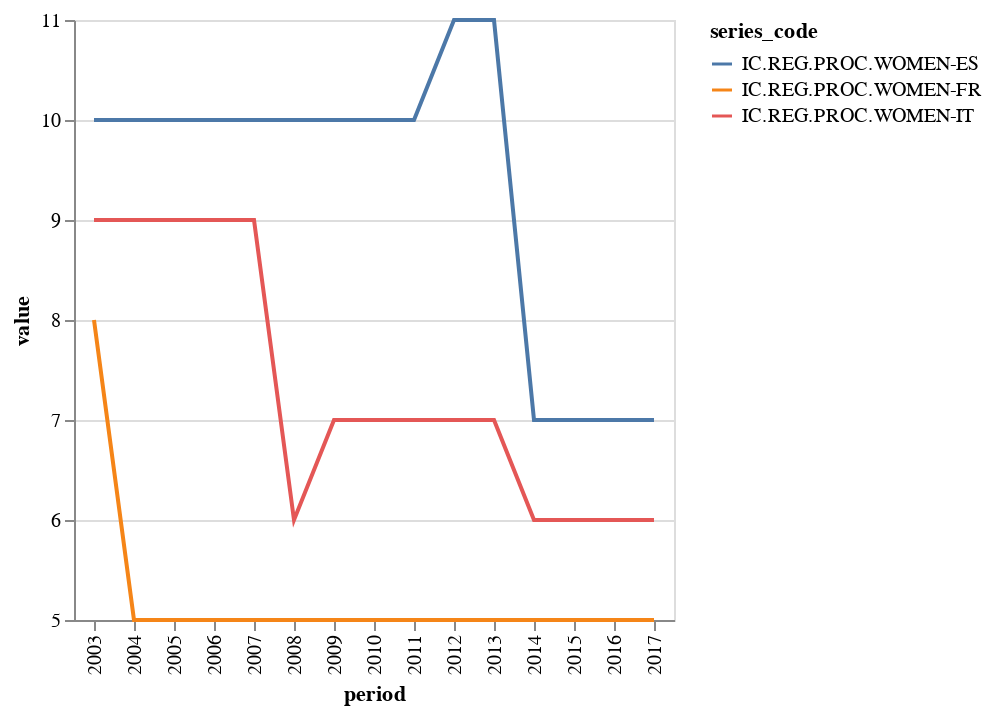

Source (notebook cell):
### Code cell
chart = Chart(clean_dataframe(df3)).mark_line().encode(
    x='period',
    y=Y('value', scale=Scale(zero=False)),
    color='series_code',
)
chart

### Figure 1 — Vega-Lite specification as saved in the notebook (floating-point values rounded to 4 significant figures)
{"$schema": "https://vega.github.io/schema/vega-lite/v1.2.1.json", "data": {"values": [{"country": "FR", "country_label": "France", "dataset_code": "DB", "dataset_name": "Doing Business", "indicator": "IC.REG.PROC.WOMEN", "indicator_label": "Procedures required to start a business - Women (number)", "period": "2003", "provider_code": "WB", "series_code": "IC.REG.PROC.WOMEN-FR", "series_name": "Procedures required to start a business - Women (number) – France", "value": 8}, {"country": "FR", "country_label": "France", "dataset_code": "DB", "dataset_name": "Doing Business", "indicator": "IC.REG.PROC.WOMEN", "indicator_label": "Procedures required to start a business - Women (number)", "period": "2004", "provider_code": "WB", "series_code": "IC.REG.PROC.WOMEN-FR", "series_name": "Procedures required to start a business - Women (number) – France", "value": 5}, {"country": "FR", "country_label": "France", "dataset_code": "DB", "dataset_name": "Doing Business", "indicator": "IC.REG.PROC.WOMEN", "indicator_label": "Procedures required to start a business - Women (number)", "period": "2005", "provider_code": "WB", "series_code": "IC.REG.PROC.WOMEN-FR", "series_name": "Procedures required to start a business - Women (number) – France", "value": 5}, {"country": "FR", "country_label": "France", "dataset_code": "DB", "dataset_name": "Doing Business", "indicator": "IC.REG.PROC.WOMEN", "indicator_label": "Procedures required to start a business - Women (number)", "period": "2006", "provider_code": "WB", "series_code": "IC.REG.PROC.WOMEN-FR", "series_name": "Procedures required to start a business - Women (number) – France", "value": 5}, {"country": "FR", "country_label": "France", "dataset_code": "DB", "dataset_name": "Doing Business", "indicator": "IC.REG.PROC.WOMEN", "indicator_label": "Procedures required to start a business - Women (number)", "period": "2007", "provider_code": "WB", "series_code": "IC.REG.PROC.WOMEN-FR", "series_name": "Procedures required to start a business - Women (number) – France", "value": 5}, {"country": "FR", "country_label": "France", "dataset_code": "DB", "dataset_name": "Doing Business", "indicator": "IC.REG.PROC.WOMEN", "indicator_label": "Procedures required to start a business - Women (number)", "period": "2008", "provider_code": "WB", "series_code": "IC.REG.PROC.WOMEN-FR", "series_name": "Procedures required to start a business - Women (number) – France", "value": 5}, {"country": "FR", "country_label": "France", "dataset_code": "DB", "dataset_name": "Doing Business", "indicator": "IC.REG.PROC.WOMEN", "indicator_label": "Procedures required to start a business - Women (number)", "period": "2009", "provider_code": "WB", "series_code": "IC.REG.PROC.WOMEN-FR", "series_name": "Procedures required to start a business - Women (number) – France", "value": 5}, {"country": "FR", "country_label": "France", "dataset_code": "DB", "dataset_name": "Doing Business", "indicator": "IC.REG.PROC.WOMEN", "indicator_label": "Procedures required to start a business - Women (number)", "period": "2010", "provider_code": "WB", "series_code": "IC.REG.PROC.WOMEN-FR", "series_name": "Procedures required to start a business - Women (number) – France", "value": 5}, {"country": "FR", "country_label": "France", "dataset_code": "DB", "dataset_name": "Doing Business", "indicator": "IC.REG.PROC.WOMEN", "indicator_label": "Procedures required to start a business - Women (number)", "period": "2011", "provider_code": "WB", "series_code": "IC.REG.PROC.WOMEN-FR", "series_name": "Procedures required to start a business - Women (number) – France", "value": 5}, {"country": "FR", "country_label": "France", "dataset_code": "DB", "dataset_name": "Doing Business", "indicator": "IC.REG.PROC.WOMEN", "indicator_label": "Procedures required to start a business - Women (number)", "period": "2012", "provider_code": "WB", "series_code": "IC.REG.PROC.WOMEN-FR", "series_name": "Procedures required to start a business - Women (number) – France", "value": 5}, {"country": "FR", "country_label": "France", "dataset_code": "DB", "dataset_name": "Doing Business", "indicator": "IC.REG.PROC.WOMEN", "indicator_label": "Procedures required to start a business - Women (number)", "period": "2013", "provider_code": "WB", "series_code": "IC.REG.PROC.WOMEN-FR", "series_name": "Procedures required to start a business - Women (number) – France", "value": 5}, {"country": "FR", "country_label": "France", "dataset_code": "DB", "dataset_name": "Doing Business", "indicator": "IC.REG.PROC.WOMEN", "indicator_label": "Procedures required to start a business - Women (number)", "period": "2014", "provider_code": "WB", "series_code": "IC.REG.PROC.WOMEN-FR", "series_name": "Procedures required to start a business - Women (number) – France", "value": 5}, {"country": "FR", "country_label": "France", "dataset_code": "DB", "dataset_name": "Doing Business", "indicator": "IC.REG.PROC.WOMEN", "indicator_label": "Procedures required to start a business - Women (number)", "period": "2015", "provider_code": "WB", "series_code": "IC.REG.PROC.WOMEN-FR", "series_name": "Procedures required to start a business - Women (number) – France", "value": 5}, {"country": "FR", "country_label": "France", "dataset_code": "DB", "dataset_name": "Doing Business", "indicator": "IC.REG.PROC.WOMEN", "indicator_label": "Procedures required to start a business - Women (number)", "period": "2016", "provider_code": "WB", "series_code": "IC.REG.PROC.WOMEN-FR", "series_name": "Procedures required to start a business - Women (number) – France", "value": 5}, {"country": "FR", "country_label": "France", "dataset_code": "DB", "dataset_name": "Doing Business", "indicator": "IC.REG.PROC.WOMEN", "indicator_label": "Procedures required to start a business - Women (number)", "period": "2017", "provider_code": "WB", "series_code": "IC.REG.PROC.WOMEN-FR", "series_name": "Procedures required to start a business - Women (number) – France", "value": 5}, {"country": "IT", "country_label": "Italy", "dataset_code": "DB", "dataset_name": "Doing Business", "indicator": "IC.REG.PROC.WOMEN", "indicator_label": "Procedures required to start a business - Women (number)", "period": "2003", "provider_code": "WB", "series_code": "IC.REG.PROC.WOMEN-IT", "series_name": "Procedures required to start a business - Women (number) – Italy", "value": 9}, {"country": "IT", "country_label": "Italy", "dataset_code": "DB", "dataset_name": "Doing Business", "indicator": "IC.REG.PROC.WOMEN", "indicator_label": "Procedures required to start a business - Women (number)", "period": "2004", "provider_code": "WB", "series_code": "IC.REG.PROC.WOMEN-IT", "series_name": "Procedures required to start a business - Women (number) – Italy", "value": 9}, {"country": "IT", "country_label": "Italy", "dataset_code": "DB", "dataset_name": "Doing Business", "indicator": "IC.REG.PROC.WOMEN", "indicator_label": "Procedures required to start a business - Women (number)", "period": "2005", "provider_code": "WB", "series_code": "IC.REG.PROC.WOMEN-IT", "series_name": "Procedures required to start a business - Women (number) – Italy", "value": 9}, {"country": "IT", "country_label": "Italy", "dataset_code": "DB", "dataset_name": "Doing Business", "indicator": "IC.REG.PROC.WOMEN", "indicator_label": "Procedures required to start a business - Women (number)", "period": "2006", "provider_code": "WB", "series_code": "IC.REG.PROC.WOMEN-IT", "series_name": "Procedures required to start a business - Women (number) – Italy", "value": 9}, {"country": "IT", "country_label": "Italy", "dataset_code": "DB", "dataset_name": "Doing Business", "indicator": "IC.REG.PROC.WOMEN", "indicator_label": "Procedures required to start a business - Women (number)", "period": "2007", "provider_code": "WB", "series_code": "IC.REG.PROC.WOMEN-IT", "series_name": "Procedures required to start a business - Women (number) – Italy", "value": 9}, {"country": "IT", "country_label": "Italy", "dataset_code": "DB", "dataset_name": "Doing Business", "indicator": "IC.REG.PROC.WOMEN", "indicator_label": "Procedures required to start a business - Women (number)", "period": "2008", "provider_code": "WB", "series_code": "IC.REG.PROC.WOMEN-IT", "series_name": "Procedures required to start a business - Women (number) – Italy", "value": 6}, {"country": "IT", "country_label": "Italy", "dataset_code": "DB", "dataset_name": "Doing Business", "indicator": "IC.REG.PROC.WOMEN", "indicator_label": "Procedures required to start a business - Women (number)", "period": "2009", "provider_code": "WB", "series_code": "IC.REG.PROC.WOMEN-IT", "series_name": "Procedures required to start a business - Women (number) – Italy", "value": 7}, {"country": "IT", "country_label": "Italy", "dataset_code": "DB", "dataset_name": "Doing Business", "indicator": "IC.REG.PROC.WOMEN", "indicator_label": "Procedures required to start a business - Women (number)", "period": "2010", "provider_code": "WB", "series_code": "IC.REG.PROC.WOMEN-IT", "series_name": "Procedures required to start a business - Women (number) – Italy", "value": 7}, {"country": "IT", "country_label": "Italy", "dataset_code": "DB", "dataset_name": "Doing Business", "indicator": "IC.REG.PROC.WOMEN", "indicator_label": "Procedures required to start a business - Women (number)", "period": "2011", "provider_code": "WB", "series_code": "IC.REG.PROC.WOMEN-IT", "series_name": "Procedures required to start a business - Women (number) – Italy", "value": 7}, {"country": "IT", "country_label": "Italy", "dataset_code": "DB", "dataset_name": "Doing Business", "indicator": "IC.REG.PROC.WOMEN", "indicator_label": "Procedures required to start a business - Women (number)", "period": "2012", "provider_code": "WB", "series_code": "IC.REG.PROC.WOMEN-IT", "series_name": "Procedures required to start a business - Women (number) – Italy", "value": 7}, {"country": "IT", "country_label": "Italy", "dataset_code": "DB", "dataset_name": "Doing Business", "indicator": "IC.REG.PROC.WOMEN", "indicator_label": "Procedures required to start a business - Women (number)", "period": "2013", "provider_code": "WB", "series_code": "IC.REG.PROC.WOMEN-IT", "series_name": "Procedures required to start a business - Women (number) – Italy", "value": 7}, {"country": "IT", "country_label": "Italy", "dataset_code": "DB", "dataset_name": "Doing Business", "indicator": "IC.REG.PROC.WOMEN", "indicator_label": "Procedures required to start a business - Women (number)", "period": "2014", "provider_code": "WB", "series_code": "IC.REG.PROC.WOMEN-IT", "series_name": "Procedures required to start a business - Women (number) – Italy", "value": 6}, {"country": "IT", "country_label": "Italy", "dataset_code": "DB", "dataset_name": "Doing Business", "indicator": "IC.REG.PROC.WOMEN", "indicator_label": "Procedures required to start a business - Women (number)", "period": "2015", "provider_code": "WB", "series_code": "IC.REG.PROC.WOMEN-IT", "series_name": "Procedures required to start a business - Women (number) – Italy", "value": 6}, {"country": "IT", "country_label": "Italy", "dataset_code": "DB", "dataset_name": "Doing Business", "indicator": "IC.REG.PROC.WOMEN", "indicator_label": "Procedures required to start a business - Women (number)", "period": "2016", "provider_code": "WB", "series_code": "IC.REG.PROC.WOMEN-IT", "series_name": "Procedures required to start a business - Women (number) – Italy", "value": 6}, {"country": "IT", "country_label": "Italy", "dataset_code": "DB", "dataset_name": "Doing Business", "indicator": "IC.REG.PROC.WOMEN", "indicator_label": "Procedures required to start a business - Women (number)", "period": "2017", "provider_code": "WB", "series_code": "IC.REG.PROC.WOMEN-IT", "series_name": "Procedures required to start a business - Women (number) – Italy", "value": 6}, {"country": "ES", "country_label": "Spain", "dataset_code": "DB", "dataset_name": "Doing Business", "indicator": "IC.REG.PROC.WOMEN", "indicator_label": "Procedures required to start a business - Women (number)", "period": "2003", "provider_code": "WB", "series_code": "IC.REG.PROC.WOMEN-ES", "series_name": "Procedures required to start a business - Women (number) – Spain", "value": 10}, {"country": "ES", "country_label": "Spain", "dataset_code": "DB", "dataset_name": "Doing Business", "indicator": "IC.REG.PROC.WOMEN", "indicator_label": "Procedures required to start a business - Women (number)", "period": "2004", "provider_code": "WB", "series_code": "IC.REG.PROC.WOMEN-ES", "series_name": "Procedures required to start a business - Women (number) – Spain", "value": 10}, {"country": "ES", "country_label": "Spain", "dataset_code": "DB", "dataset_name": "Doing Business", "indicator": "IC.REG.PROC.WOMEN", "indicator_label": "Procedures required to start a business - Women (number)", "period": "2005", "provider_code": "WB", "series_code": "IC.REG.PROC.WOMEN-ES", "series_name": "Procedures required to start a business - Women (number) – Spain", "value": 10}, {"country": "ES", "country_label": "Spain", "dataset_code": "DB", "dataset_name": "Doing Business", "indicator": "IC.REG.PROC.WOMEN", "indicator_label": "Procedures required to start a business - Women (number)", "period": "2006", "provider_code": "WB", "series_code": "IC.REG.PROC.WOMEN-ES", "series_name": "Procedures required to start a business - Women (number) – Spain", "value": 10}, {"country": "ES", "country_label": "Spain", "dataset_code": "DB", "dataset_name": "Doing Business", "indicator": "IC.REG.PROC.WOMEN", "indicator_label": "Procedures required to start a business - Women (number)", "period": "2007", "provider_code": "WB", "series_code": "IC.REG.PROC.WOMEN-ES", "series_name": "Procedures required to start a business - Women (number) – Spain", "value": 10}, {"country": "ES", "country_label": "Spain", "dataset_code": "DB", "dataset_name": "Doing Business", "indicator": "IC.REG.PROC.WOMEN", "indicator_label": "Procedures required to start a business - Women (number)", "period": "2008", "provider_code": "WB", "series_code": "IC.REG.PROC.WOMEN-ES", "series_name": "Procedures required to start a business - Women (number) – Spain", "value": 10}, {"country": "ES", "country_label": "Spain", "dataset_code": "DB", "dataset_name": "Doing Business", "indicator": "IC.REG.PROC.WOMEN", "indicator_label": "Procedures required to start a business - Women (number)", "period": "2009", "provider_code": "WB", "series_code": "IC.REG.PROC.WOMEN-ES", "series_name": "Procedures required to start a business - Women (number) – Spain", "value": 10}, {"country": "ES", "country_label": "Spain", "dataset_code": "DB", "dataset_name": "Doing Business", "indicator": "IC.REG.PROC.WOMEN", "indicator_label": "Procedures required to start a business - Women (number)", "period": "2010", "provider_code": "WB", "series_code": "IC.REG.PROC.WOMEN-ES", "series_name": "Procedures required to start a business - Women (number) – Spain", "value": 10}, {"country": "ES", "country_label": "Spain", "dataset_code": "DB", "dataset_name": "Doing Business", "indicator": "IC.REG.PROC.WOMEN", "indicator_label": "Procedures required to start a business - Women (number)", "period": "2011", "provider_code": "WB", "series_code": "IC.REG.PROC.WOMEN-ES", "series_name": "Procedures required to start a business - Women (number) – Spain", "value": 10}, {"country": "ES", "country_label": "Spain", "dataset_code": "DB", "dataset_name": "Doing Business", "indicator": "IC.REG.PROC.WOMEN", "indicator_label": "Procedures required to start a business - Women (number)", "period": "2012", "provider_code": "WB", "series_code": "IC.REG.PROC.WOMEN-ES", "series_name": "Procedures required to start a business - Women (number) – Spain", "value": 11}, {"country": "ES", "country_label": "Spain", "dataset_code": "DB", "dataset_name": "Doing Business", "indicator": "IC.REG.PROC.WOMEN", "indicator_label": "Procedures required to start a business - Women (number)", "period": "2013", "provider_code": "WB", "series_code": "IC.REG.PROC.WOMEN-ES", "series_name": "Procedures required to start a business - Women (number) – Spain", "value": 11}, {"country": "ES", "country_label": "Spain", "dataset_code": "DB", "dataset_name": "Doing Business", "indicator": "IC.REG.PROC.WOMEN", "indicator_label": "Procedures required to start a business - Women (number)", "period": "2014", "provider_code": "WB", "series_code": "IC.REG.PROC.WOMEN-ES", "series_name": "Procedures required to start a business - Women (number) – Spain", "value": 7}, {"country": "ES", "country_label": "Spain", "dataset_code": "DB", "dataset_name": "Doing Business", "indicator": "IC.REG.PROC.WOMEN", "indicator_label": "Procedures required to start a business - Women (number)", "period": "2015", "provider_code": "WB", "series_code": "IC.REG.PROC.WOMEN-ES", "series_name": "Procedures required to start a business - Women (number) – Spain", "value": 7}, {"country": "ES", "country_label": "Spain", "dataset_code": "DB", "dataset_name": "Doing Business", "indicator": "IC.REG.PROC.WOMEN", "indicator_label": "Procedures required to start a business - Women (number)", "period": "2016", "provider_code": "WB", "series_code": "IC.REG.PROC.WOMEN-ES", "series_name": "Procedures required to start a business - Women (number) – Spain", "value": 7}, {"country": "ES", "country_label": "Spain", "dataset_code": "DB", "dataset_name": "Doing Business", "indicator": "IC.REG.PROC.WOMEN", "indicator_label": "Procedures required to start a business - Women (number)", "period": "2017", "provider_code": "WB", "series_code": "IC.REG.PROC.WOMEN-ES", "series_name": "Procedures required to start a business - Women (number) – Spain", "value": 7}]}, "encoding": {"color": {"field": "series_code", "type": "nominal"}, "x": {"field": "period", "type": "nominal"}, "y": {"field": "value", "scale": {"zero": false}, "type": "quantitative"}}, "mark": "line"}
